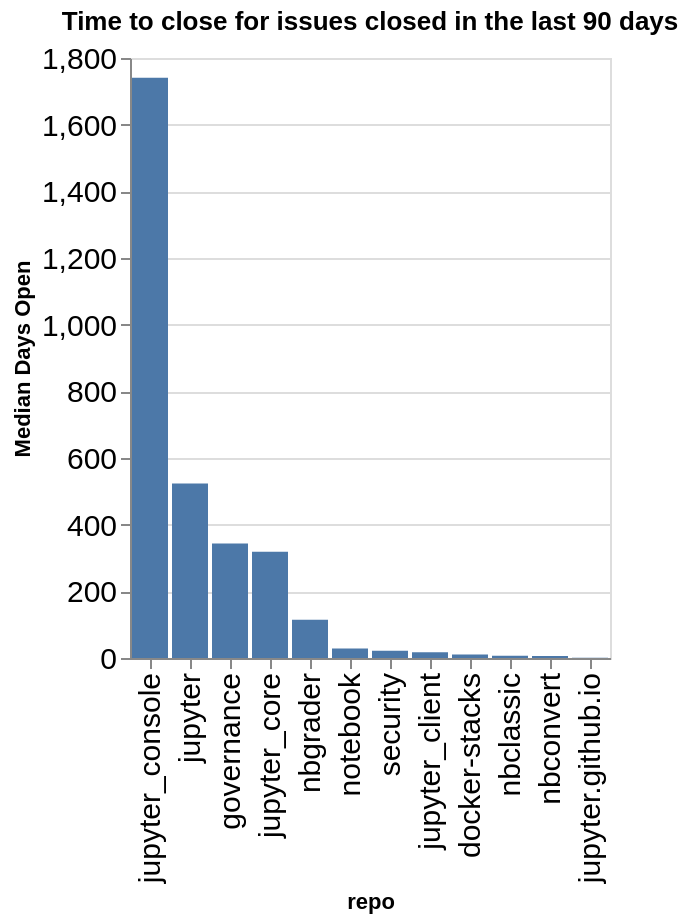

The notebook cell saved with this chart:
### Code cell
time_open = closed.groupby(['org', 'repo']).agg({'time_open': 'median'}).reset_index()
time_open['time_open'] = time_open['time_open'] / (60 * 60 * 24)
time_open['org/repo'] = time_open.apply(lambda a: a['org'] + '/' + a['repo'], axis=1)
sorted_vals = time_open.sort_values(['org', 'time_open'], ascending=False)['repo'].values
alt.Chart(data=time_open, title=f"Time to close for issues closed in the last {n_days} days").mark_bar().encode(
    x=alt.X('repo', sort=alt.Sort(sorted_vals.tolist())),
    y=alt.Y('time_open', title="Median Days Open"),
)

### Figure 1 — Vega-Lite specification as saved in the notebook (floating-point values rounded to 4 significant figures)
{"config": {"axisLeft": {"labelFontSize": 15}, "axisBottom": {"labelFontSize": 15}}, "data": {"name": "data-79e3c02b875aa5bdde123c5760d6e006"}, "mark": {"type": "bar"}, "encoding": {"x": {"field": "repo", "sort": ["jupyter_console", "jupyter", "governance", "jupyter_core", "nbgrader", "notebook", "security", "jupyter_client", "docker-stacks", "nbclassic", "nbconvert", "jupyter.github.io"], "type": "nominal"}, "y": {"field": "time_open", "title": "Median Days Open", "type": "quantitative"}}, "title": "Time to close for issues closed in the last 90 days", "$schema": "https://vega.github.io/schema/vega-lite/v5.20.1.json", "datasets": {"data-79e3c02b875aa5bdde123c5760d6e006": [{"org": "jupyter", "repo": "docker-stacks", "time_open": 10.34, "org/repo": "jupyter/docker-stacks"}, {"org": "jupyter", "repo": "governance", "time_open": 343.6, "org/repo": "jupyter/governance"}, {"org": "jupyter", "repo": "jupyter", "time_open": 523.9, "org/repo": "jupyter/jupyter"}, {"org": "jupyter", "repo": "jupyter.github.io", "time_open": 0.9404, "org/repo": "jupyter/jupyter.github.io"}, {"org": "jupyter", "repo": "jupyter_client", "time_open": 17.07, "org/repo": "jupyter/jupyter_client"}, {"org": "jupyter", "repo": "jupyter_console", "time_open": 1741.0, "org/repo": "jupyter/jupyter_console"}, {"org": "jupyter", "repo": "jupyter_core", "time_open": 319.1, "org/repo": "jupyter/jupyter_core"}, {"org": "jupyter", "repo": "nbclassic", "time_open": 7.074, "org/repo": "jupyter/nbclassic"}, {"org": "jupyter", "repo": "nbconvert", "time_open": 5.779, "org/repo": "jupyter/nbconvert"}, {"org": "jupyter", "repo": "nbgrader", "time_open": 114.8, "org/repo": "jupyter/nbgrader"}, {"org": "jupyter", "repo": "notebook", "time_open": 28.17, "org/repo": "jupyter/notebook"}, {"org": "jupyter", "repo": "security", "time_open": 21.87, "org/repo": "jupyter/security"}]}}
